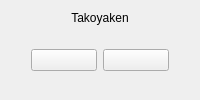
     <widget class="QWidget" name="takoyen_selector">
      <layout class="QGridLayout" name="gridLayout_21">
       <item row="0" column="0">
        <layout class="QGridLayout" name="gridLayout_20">
         <item row="0" column="0">
          <layout class="QVBoxLayout" name="verticalLayout_18">
           <item>
            <widget class="QLabel" name="takoyen_sel__label">
             <property name="text">
              <string>Takoyaken</string>
             </property>
             <property name="alignment">
              <set>Qt::AlignCenter</set>
             </property>
            </widget>
           </item>
           <item>
            <layout class="QHBoxLayout" name="horizontalLayout_20">
             <item>
              <spacer name="verticalSpacer">
               <property name="orientation">
                <enum>Qt::Vertical</enum>
               </property>
               <property name="sizeHint" stdset="0">
                <size>
                 <width>20</width>
                 <height>40</height>
                </size>
               </property>
              </spacer>
             </item>
             <item>
              <widget class="QPushButton" name="tako_select_single">
               <property name="text">
                <string/>
               </property>
               <property name="icon">
                <iconset resource="teaIcons/foods/foodIcons.qrc">
                 <normaloff>:/icons/takoyen_selector/single.png</normaloff>:/icons/takoyen_selector/single.png</iconset>
               </property>
               <property name="iconSize">
                <size>
                 <width>351</width>
                 <height>200</height>
                </size>
               </property>
               <property name="checkable">
                <bool>true</bool>
               </property>
              </widget>
             </item>
             <item>
              <widget class="QPushButton" name="tako_select_barkada">
               <property name="text">
                <string/>
               </property>
               <property name="icon">
                <iconset resource="teaIcons/foods/foodIcons.qrc">
                 <normaloff>:/icons/takoyen_selector/barkada.png</normaloff>:/icons/takoyen_selector/barkada.png</iconset>
               </property>
               <property name="iconSize">
                <size>
                 <width>351</width>
                 <height>200</height>
                </size>
               </property>
               <property name="checkable">
                <bool>true</bool>
               </property>
              </widget>
             </item>
             <item>
              <spacer name="verticalSpacer_2">
               <property name="orientation">
                <enum>Qt::Vertical</enum>
               </property>
               <property name="sizeHint" stdset="0">
                <size>
                 <width>20</width>
                 <height>40</height>
                </size>
               </property>
              </spacer>
             </item>
            </layout>
           </item>
          </layout>
         </item>
        </layout>
       </item>
      </layout>
     </widget>
